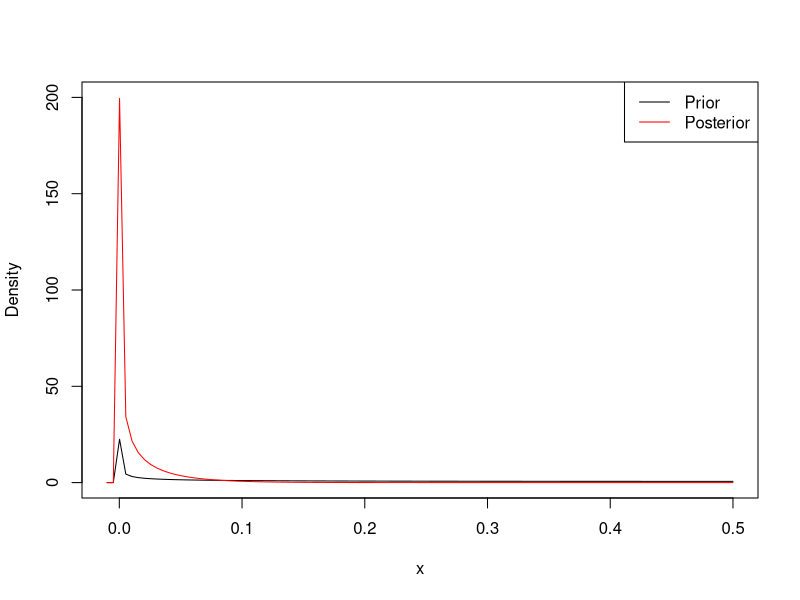
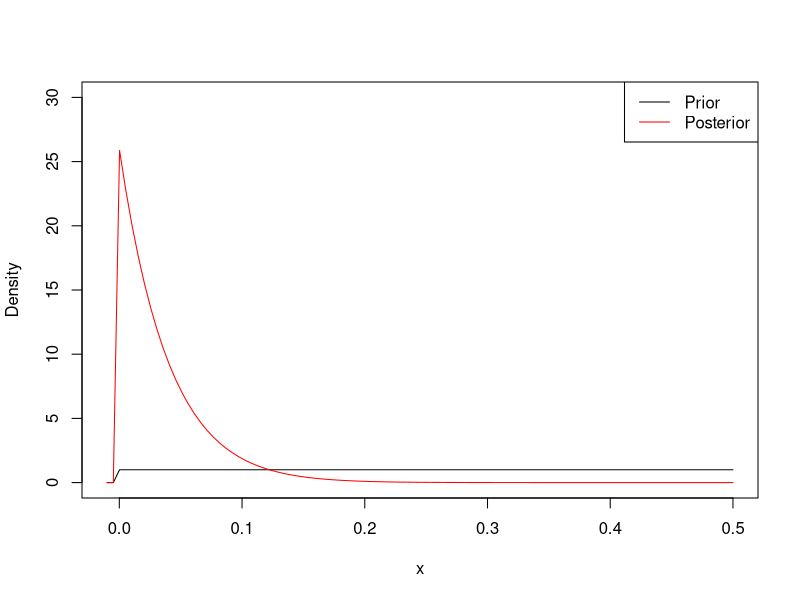
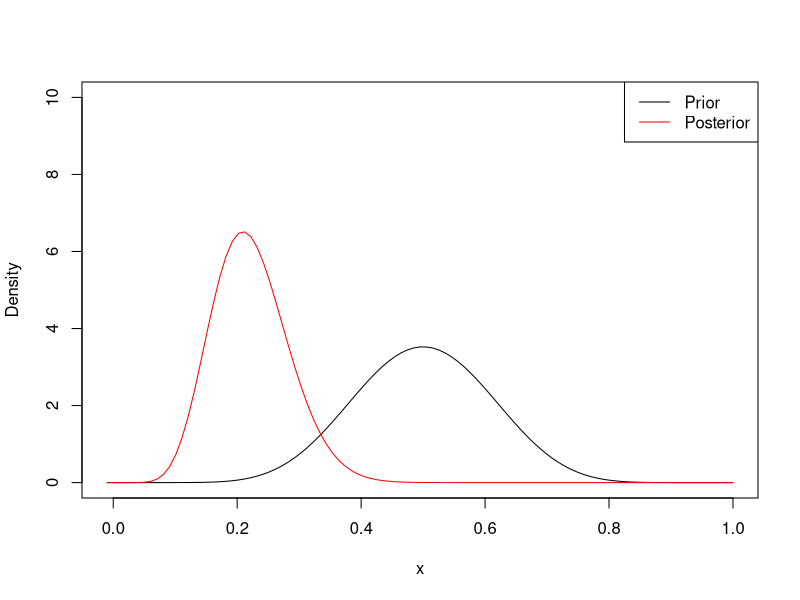

These figures' R source, in order:
## ---- chunk 1
n = 25
vegetarian = rep(0, n)
## ---- chunk 2
alpha <- beta <- 0.5
curve(dbeta(x, alpha, beta), ylab="Density", xlim=c(-0.01,0.5), ylim=c(0, 200))
curve(dbeta(x, alpha + sum(vegetarian), beta + n - sum(vegetarian)), add=TRUE, col="red")
legend("topright", legend=c("Prior", "Posterior"), col=c("black", "red"), lty=1)
## ---- chunk 3
alpha <- beta <- 1
curve(dbeta(x, alpha, beta), ylab="Density", xlim=c(-0.01,0.5), ylim=c(0, 30))
curve(dbeta(x, alpha + sum(vegetarian), beta + n - sum(vegetarian)), add=TRUE, col="red")
legend("topright", legend=c("Prior", "Posterior"), col=c("black", "red"), lty=1)
## ---- chunk 4
alpha <- beta <- 10
curve(dbeta(x, alpha, beta), ylab="Density", xlim=c(-0.01,1), ylim=c(0, 10))
curve(dbeta(x, alpha + sum(vegetarian), beta + n - sum(vegetarian)), add=TRUE, col="red")
legend("topright", legend=c("Prior", "Posterior"), col=c("black", "red"), lty=1)
## ---- chunk 5
x <- seq(0, 1, 100)
values <- dbeta(x, 1 + sum(vegetarian), 1 + n - sum(vegetarian))
maximum <- max(values)
p <- x[values == maximum] # Equal to zero

# Always zero
new <- rbinom(10, 1, p)
new
